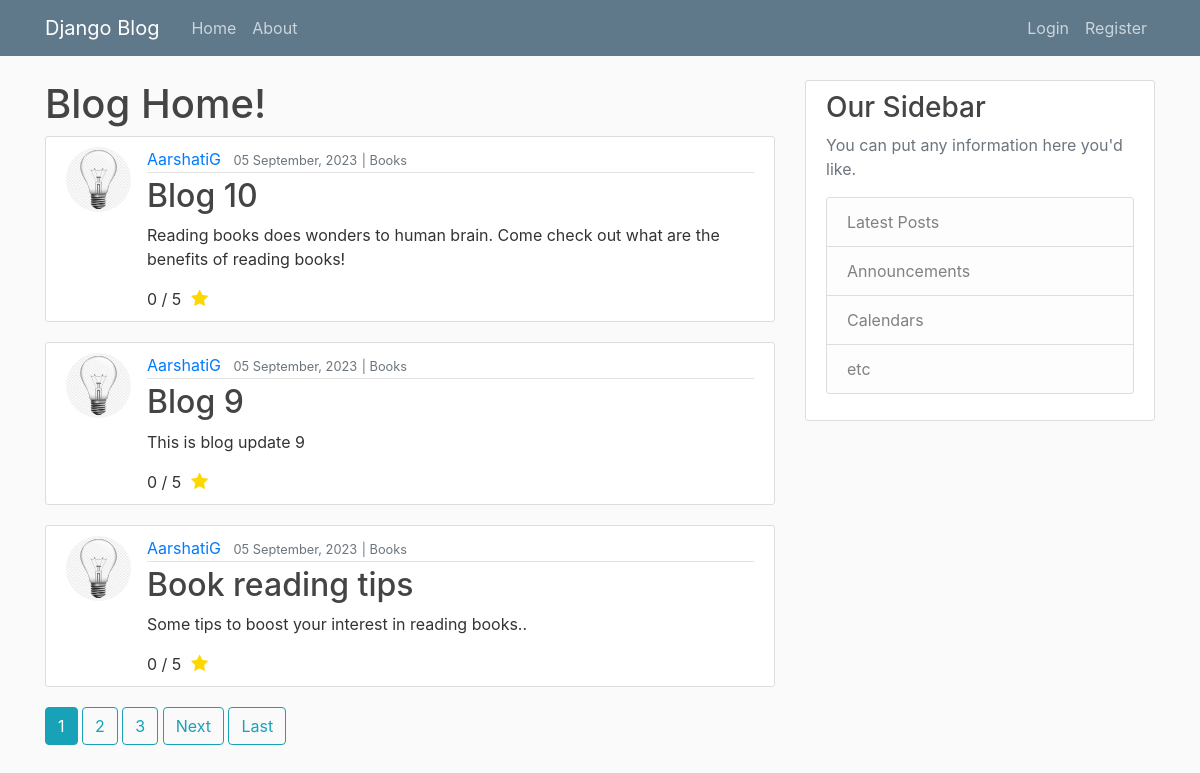
Before: / with the older database file.
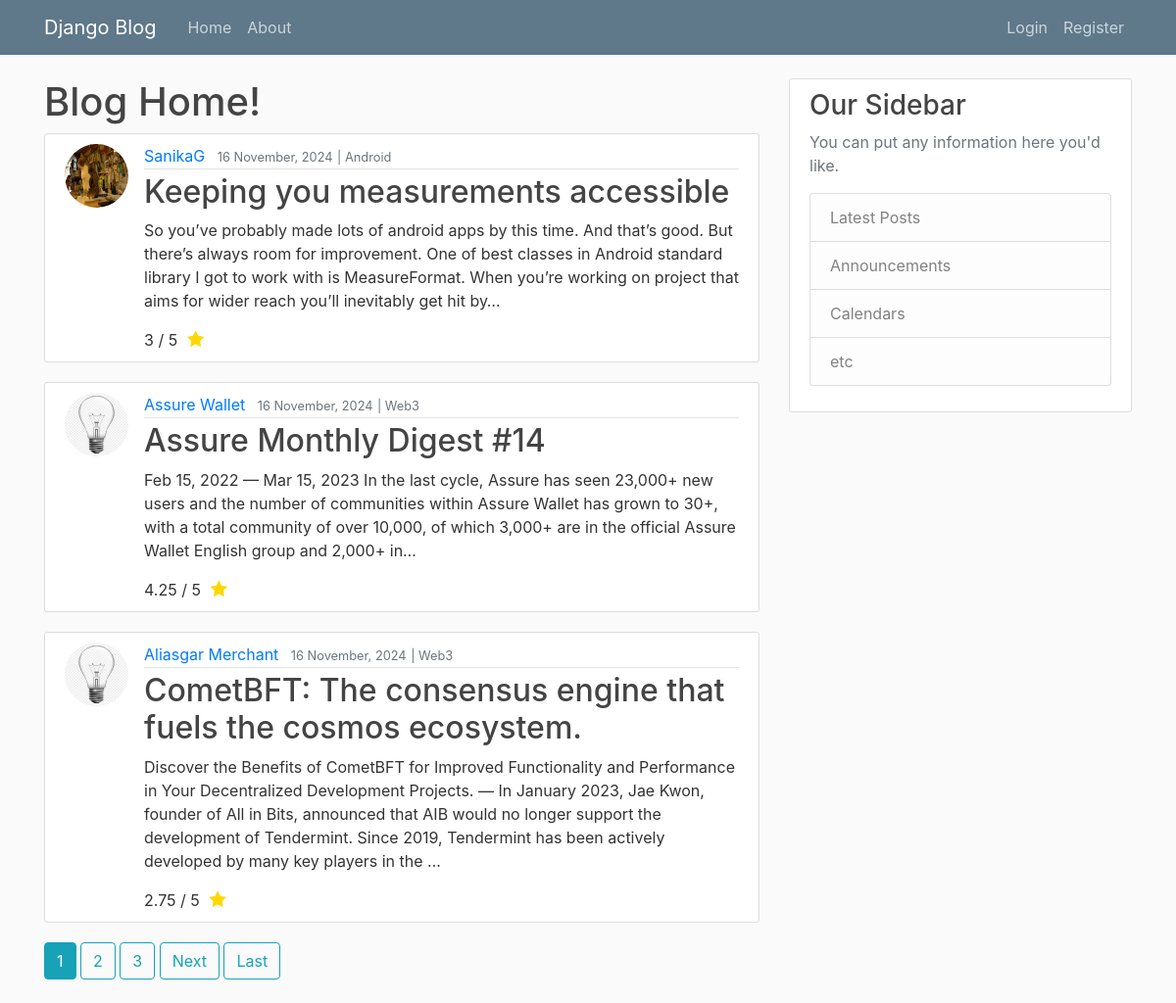
After: the same page with the newer database file.
### blog/models.py (models this page shows, shortened)
class Posts(models.Model):
    title=models.CharField(max_length=100)
    content=models.TextField()
    date_posted=models.DateTimeField(default=timezone.now)
    post_url = models.URLField(null = False)
    author=models.ForeignKey(User, on_delete=models.CASCADE)
    category=models.ForeignKey(Category, on_delete=models.CASCADE, default=1)
    def average_rating(self) -> float:
        return Interaction.objects.filter(blog_id=self).aggregate(Avg("rating"))["rating__avg"] or 0

class Category(models.Model):
    catName = models.CharField(max_length=30)
    def __str__(self):
        return self.catName

### users/models.py (models this page shows, shortened)
class Profile(models.Model):
    user=models.OneToOneField(User, on_delete=models.CASCADE)
    contact_number=models.CharField(default='0000000000', max_length=12)
    image=models.ImageField(default='default.jpg', upload_to='profile_pics')

### blog/views.py (the view)
# urls.py: path('', PostListView.as_view(), name='blog-home'),
class PostListView(ListView):
    model = Posts
    template_name = 'blog/home.html'
    context_object_name = 'posts'
    ordering = ['-date_posted']
    paginate_by = 3

### blog/templates/blog/home.html (shortened to what this page needs)
{% extends "blog/base.html" %}
	{% block content %}
		<h1>Blog Home!</h1>
		{% for post in posts %}
			<article class="media content-section">
				<img class="rounded-circle article-img" src="{{ post.author.profile.image.url }}">
			  <div class="media-body">
				<div class="article-metadata">
				  <a class="mr-2" href="{% url 'user-posts' post.author.username %}">{{ post.author }}</a>
				  <small class="text-muted">{{ post.date_posted|date:"d F, Y" }}</small>
				  <small class="text-muted"> | {{ post.category }}</small>
				</div>
				<h2><a class="article-title" href="{% url 'post-detail' post.id %}">{{ post.title }}</a></h2>
				<p class="article-content">{{ post.content|truncatewords:50 }}</p>
				<div class="stars-average">
                    <span class="average-rating-text">{{ post.average_rating }} / 5</span>
                    <span class="fa fa-star checked"></span>
                </div>
			  </div>
			</article>
		{% endfor %}
		{% if is_paginated %}
			{% for num in page_obj.paginator.page_range %}
				{% if page_obj.number == num %}
					<a class="btn btn-info mb-4" href="?page={{ num }}">{{ num }}</a>
				{% elif num > page_obj.number|add:'-3' and num < page_obj.number|add:'3' %}
					<a class="btn btn-outline-info mb-4" href="?page={{ num }}">{{ num }}</a>
				{% endif %}
			{% endfor%}
			{% if page_obj.has_next %}
				<a class="btn btn-outline-info mb-4" href="?page={{ page_obj.next_page_number }}">Next</a>
				<a class="btn btn-outline-info mb-4" href="?page={{ page_obj.paginator.num_pages }}">Last</a>
			{% endif %}
		{% endif %}
	{% endblock content %}

### blog/templates/blog/base.html (shortened to what this page needs)
{% load static %}
<!DOCTYPE html>
<html>
<head>
    <link rel="stylesheet" href="https://cdn.jsdelivr.net/npm/bootstrap@4.0.0/dist/css/bootstrap.min.css">
	<link rel="stylesheet" href="https://cdnjs.cloudflare.com/ajax/libs/font-awesome/4.7.0/css/font-awesome.min.css">
	<link rel="stylesheet" type="text/css" href="{% static 'blog/main.css'%}">
</head>
<body>
	<header class="site-header">
	  <nav class="navbar navbar-expand-md navbar-dark bg-steel fixed-top">
		<div class="container">
		  <a class="navbar-brand mr-4" href="{% url 'blog-home' %}">Django Blog</a>
		  <div class="collapse navbar-collapse" id="navbarToggle">
			<div class="navbar-nav mr-auto">
			  <a class="nav-item nav-link" href="{% url 'blog-home' %}">Home</a>
			  <a class="nav-item nav-link" href="{% url 'blog-about' %}">About</a>
			</div>
			<div class="navbar-nav">
				{% if user.is_authenticated %}
					<a class="nav-item nav-link" href="{% url 'post-create' %}">New Post</a>
					<a class="nav-item nav-link" href="{% url 'profile' %}">Profile</a>
					<a class="nav-item nav-link" href="{% url 'logout' %}">Logout</a>
				{% else %}
					<a class="nav-item nav-link" href="{% url 'login' %}">Login</a>
					<a class="nav-item nav-link" href="{% url 'register' %}">Register</a>
				{% endif %}
			</div>
		  </div>
		</div>
	  </nav>
	</header>
	<main role="main" class="container">
	  <div class="row">
		<div class="col-md-8">
			{% block content %}{% endblock %}
		</div>
		<div class="col-md-4">
		  <div class="content-section">
			<h3>Our Sidebar</h3>
			<p class='text-muted'>You can put any information here you'd like.
			  <ul class="list-group">
				<li class="list-group-item list-group-item-light">Latest Posts</li>
				<li class="list-group-item list-group-item-light">Announcements</li>
				<li class="list-group-item list-group-item-light">Calendars</li>
				<li class="list-group-item list-group-item-light">etc</li>
			  </ul>
			</p>
		  </div>
		</div>
	  </div>
	</main>
</body>
</html>

### blog/static/blog/main.css (style rules this page uses)
body { background: #fafafa; color: #333333; margin-top: 5rem; }
h1, h2, h3, h4, h5, h6 { color: #444444; }
ul { margin: 0; }
.bg-steel { background-color: #5f788a; }
.site-header .navbar-nav .nav-link { color: #cbd5db; }
.content-section { background: #ffffff; padding: 10px 20px; border: 1px solid #dddddd; border-radius: 3px; margin-bottom: 20px; }
.article-title { color: #444444; }
.article-content { white-space: pre-line; }
.article-img { height: 65px; width: 65px; margin-right: 16px; }
.article-metadata { padding-bottom: 1px; margin-bottom: 4px; border-bottom: 1px solid #e3e3e3 }
.stars-average { display: inline-flex; align-items: center; font-size: 16px; }
.stars-average .fa-star { color: gold; margin-left: 5px; font-size: 18px; vertical-align: middle; }
.stars-average .average-rating-text { color: #333; line-height: 1; }
.fa-star { color: #ddd; font-size: 20px; }
.checked { color: gold; }
.stars-average span { margin-right: 5px; }

Changed rows visible on the page:
removed Posts: author.profile.image (placeholder picture), author "AarshatiG", date_posted "05 September, 2023", category "Books", title "Blog 10", content "Reading books does wonders to human brain. Come check out what are the benefits of reading books!", average_rating "0"
removed Posts: author.profile.image (placeholder picture), author "AarshatiG", date_posted "05 September, 2023", category "Books", title "Blog 9", content "This is blog update 9", average_rating "0"
removed Posts: author.profile.image (placeholder picture), author "AarshatiG", date_posted "05 September, 2023", category "Books", title "Book reading tips", content "Some tips to boost your interest in reading books..", average_rating "0"
added Posts: author.profile.image (picture), author "SanikaG", date_posted "16 November, 2024", category "Android", title "Keeping you measurements accessible", content "So you’ve probably made lots of android apps by this time. And that’s good. But there’s always room for improvement. One of best classes in Android standard library I got to work with is MeasureFormat. When you’re working on project that aims for wider reach you’ll inevitably get hit by…", average_rating "3"
added Posts: author.profile.image (placeholder picture), author "Assure Wallet", date_posted "16 November, 2024", category "Web3", title "Assure Monthly Digest #14", content "Feb 15, 2022 — Mar 15, 2023 In the last cycle, Assure has seen 23,000+ new users and the number of communities within Assure Wallet has grown to 30+, with a total community of over 10,000, of which 3,000+ are in the official Assure Wallet English group and 2,000+ in…", average_rating "4.25"
added Posts: author.profile.image (placeholder picture), author "Aliasgar Merchant", date_posted "16 November, 2024", category "Web3", title "CometBFT: The consensus engine that fuels the cosmos ecosystem.", content "Discover the Benefits of CometBFT for Improved Functionality and Performance in Your Decentralized Development Projects. — In January 2023, Jae Kwon, founder of All in Bits, announced that AIB would no longer support the development of Tendermint. Since 2019, Tendermint has been actively developed by many key players in the …", average_rating "2.75"
